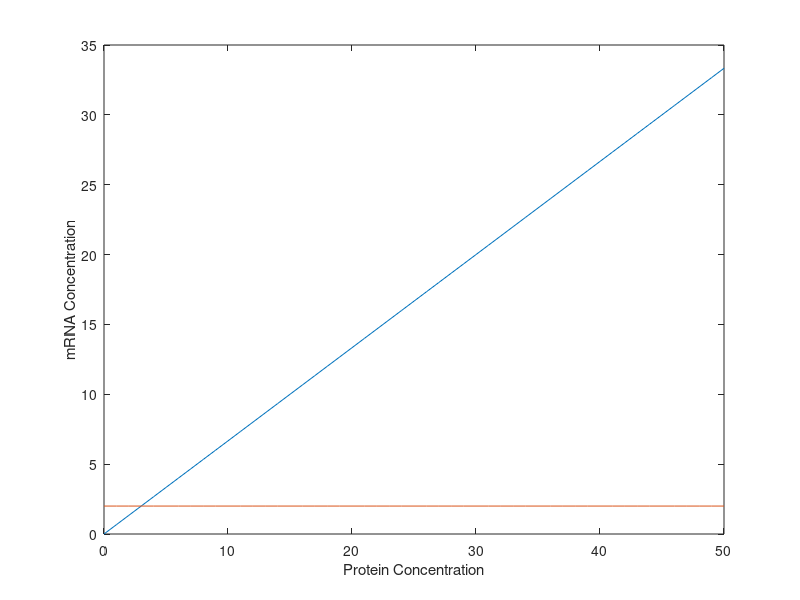

Write the MATLAB code that produced this figure.
clear

omega = 60;
mu = 20;
xp = 40;
xr = 10;

x = 0:50;
xMRNA1 = x;
xMRNA2 = x;

steps = 50;
for i = 1:steps+1
    xMRNA1(i) = (xp * x(i))/omega;
    xMRNA2(i) = mu/xr;
end

plot(x, xMRNA1);
hold on
xlabel("Protein Concentration");
ylabel("mRNA Concentration");
plot(x, xMRNA2);
hold off